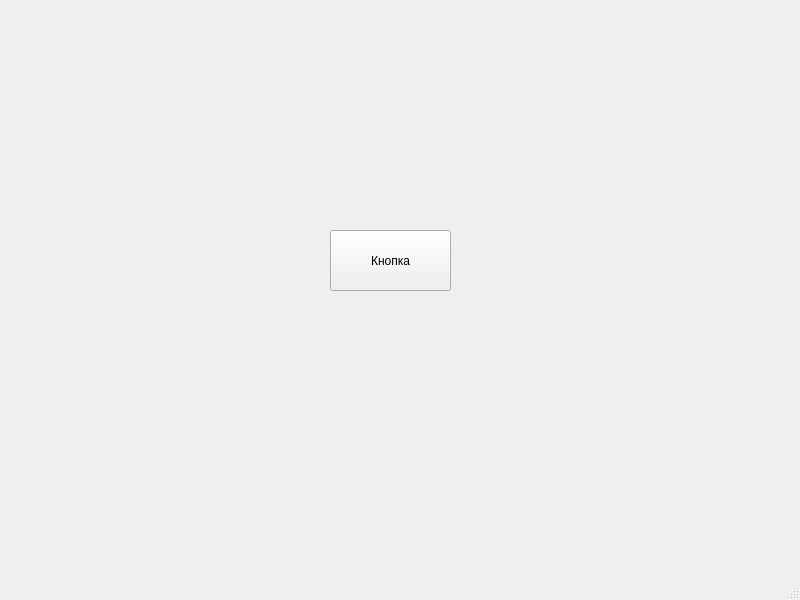
<?xml version="1.0" encoding="UTF-8"?>
<ui version="4.0">
 <class>MainWindow</class>
 <widget class="QMainWindow" name="MainWindow">
  <property name="geometry">
   <rect>
    <x>0</x>
    <y>0</y>
    <width>800</width>
    <height>600</height>
   </rect>
  </property>
  <property name="windowTitle">
   <string>MainWindow</string>
  </property>
  <widget class="QWidget" name="centralwidget">
   <widget class="QPushButton" name="pushButton">
    <property name="geometry">
     <rect>
      <x>330</x>
      <y>230</y>
      <width>121</width>
      <height>61</height>
     </rect>
    </property>
    <property name="text">
     <string>Кнопка</string>
    </property>
   </widget>
  </widget>
  <widget class="QMenuBar" name="menubar">
   <property name="geometry">
    <rect>
     <x>0</x>
     <y>0</y>
     <width>800</width>
     <height>21</height>
    </rect>
   </property>
  </widget>
  <widget class="QStatusBar" name="statusbar"/>
 </widget>
 <resources/>
 <connections/>
</ui>
